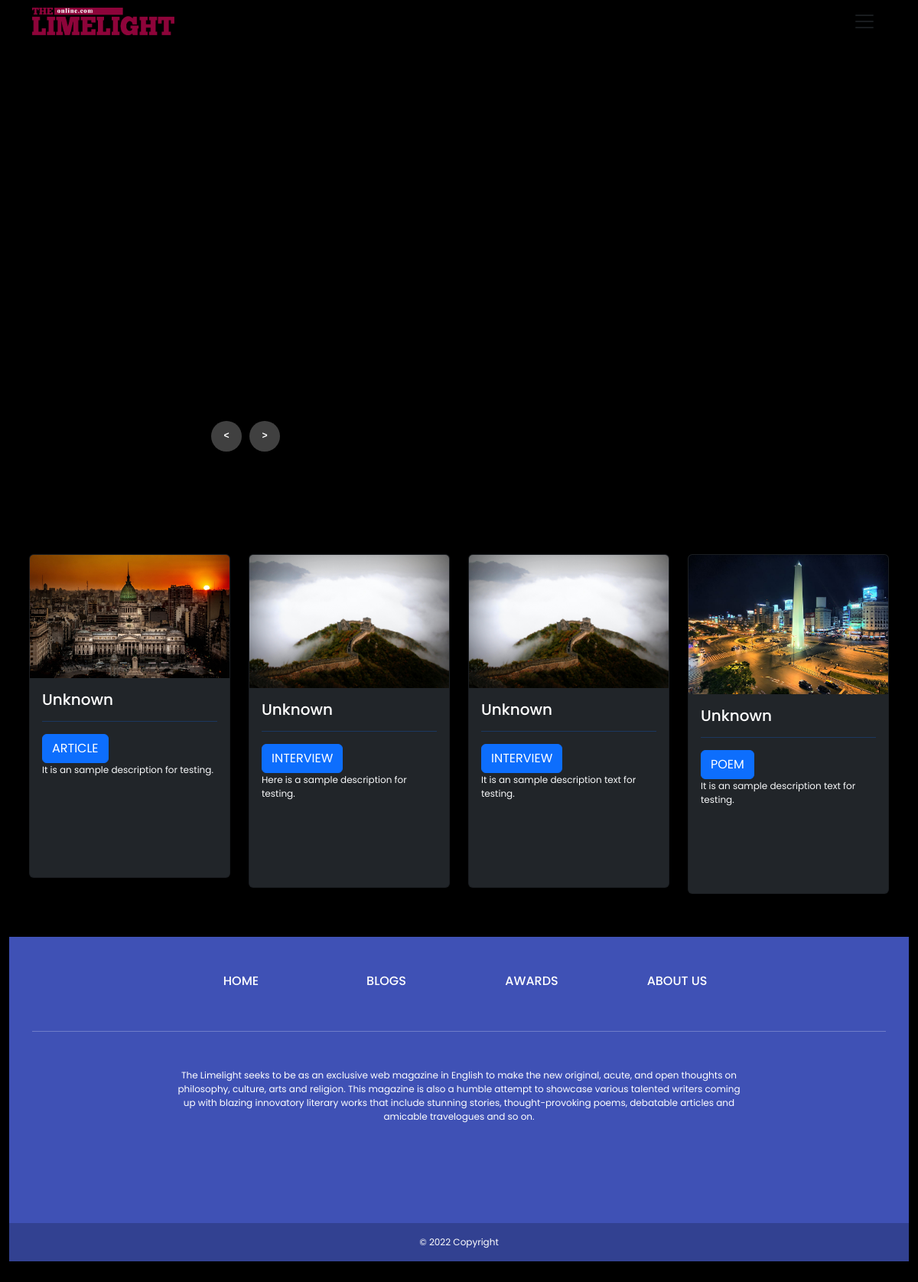
The page / on the database its author committed.
### article/models.py (models this page shows, shortened)
class Article(models.Model):
    LIVE = 1
    DELETE = 0
    DELETE_CHOICE = (
        (LIVE,'Live'),
        (DELETE,'Delete')
    )
    title = models.CharField(max_length=200)
    author = models.CharField(max_length=100)
    institution = models.CharField(max_length=300)
    description = models.TextField()
    detail = HTMLField()
    image = models.ImageField(upload_to='images/')
    priority = models.IntegerField(default=0)
    delete_choice = models.IntegerField(choices=DELETE_CHOICE, default=LIVE)
    created_at = models.DateTimeField(auto_now_add=True)
    updated_at = models.DateTimeField(auto_now=True)

### interview/models.py (models this page shows, shortened)
class Interview(models.Model):
    LIVE = 1
    DELETE = 0
    DELETE_CHOICE = (
        (LIVE,'Live'),
        (DELETE,'Delete')
    )
    title = models.CharField(max_length=200)
    author = models.CharField(max_length=100)
    institution = models.CharField(max_length=300)
    description = models.TextField()
    detail = HTMLField()
    image = models.ImageField(upload_to='images/')
    priority = models.IntegerField(default=0)
    delete_choice = models.IntegerField(choices=DELETE_CHOICE, default=LIVE)
    created_at = models.DateTimeField(auto_now_add=True)
    updated_at = models.DateTimeField(auto_now=True)

### poem/models.py (models this page shows, shortened)
class Poem(models.Model):
    LIVE = 1
    DELETE = 0
    DELETE_CHOICE = (
        (LIVE,'Live'),
        (DELETE,'Delete')
    )
    title = models.CharField(max_length=200)
    author = models.CharField(max_length=100)
    institution = models.CharField(max_length=300)
    description = models.TextField()
    detail = HTMLField()
    image = models.ImageField(upload_to='images/')
    priority = models.IntegerField(default=0)
    delete_choice = models.IntegerField(choices=DELETE_CHOICE, default=LIVE)
    created_at = models.DateTimeField(auto_now_add=True)
    updated_at = models.DateTimeField(auto_now=True)

### blog/views.py (the view)
# urls.py: path('',views.index, name='index'),
def index(request):
    featured_interviews = Interview.objects.all().order_by('-created_at')[:1]
    featured_poems = Poem.objects.all().order_by('-created_at')[:1]
    featured_articles = Article.objects.all().order_by('-created_at')[:1]
    interviews = Interview.objects.all().order_by('-created_at')[:3]
    poems = Poem.objects.all().order_by('-created_at')[:3]
    articles = Article.objects.all().order_by('-created_at')[:3]
    featured_blogs = Blog.objects.all().order_by('-created_at')[:3]
    context = {
        'featured_interviews': featured_interviews,
        'featured_poems': featured_poems,
        'featured_articles': featured_articles,
        'interviews': interviews,
        'poems': poems,
        'articles': articles,
        'featured_blogs': featured_blogs,  # Add this line to pass featured blogs to context
    }
    return render(request, 'index.html', context)

### templates/index.html
{% extends 'blank_layout.html' %}
{% load static %}
{% block header %}
{% include 'header.html' %}
{% endblock header %}
{% block banner %}
{% include 'banner.html' %}
{% endblock banner %}
{% block blog %}
{% include 'blog.html' %}
{% endblock blog%}
{% block footer %}
{% include 'footer.html' %}
{% endblock footer %}

### templates/blog.html
{% load static %}
<div class="container p-2">
  <div class="row">
    {% for article in articles %}
      <div class="col-md-3 pt-3">
        <a href="{% url 'article_detail' article.id %}" style="text-decoration: none;">
          <div class="card bg-dark">
            <img src="{{ article.image.url }}" class="card-img-top" alt="...">
            <div class="card-body" style="height:260px; overflow: hidden;">
              <h5 class="card-title text-white">{{ article.author }}</h5>
              <hr>
              <a href="{% url 'article_detail' article.id %}" class="btn btn-primary text-white">ARTICLE</a>
              <div class="card-text text-light" style="overflow: hidden; text-decoration: none;">{{ article.description|safe }}</div>
            </div>
          </div>
        </a>
      </div>
    {% endfor %}
    {% for interview in interviews %}
      <div class="col-md-3 pt-3">
        <a href="{% url 'interview_detail' interview.id %}" style="text-decoration: none;">
          <div class="card bg-dark">
            <img src="{{ interview.image.url }}" class="card-img-top" alt="...">
            <div class="card-body" style="height:260px; overflow: hidden;">
              <h5 class="card-title text-white">{{ interview.author }}</h5>
              <hr>
              <a href="{% url 'interview_detail' interview.id %}" class="btn btn-primary text-white">INTERVIEW</a>
              <div class="card-text text-light" style="overflow: hidden; text-decoration: none;">{{ interview.description|safe }}</div>
            </div>
          </div>
        </a>
      </div>
    {% endfor %}
    {% for poem in poems %}
      <div class="col-md-3 pt-3">
        <a href="{% url 'poem_detail' poem.id %}" style="text-decoration: none;">
          <div class="card bg-dark">
            <img src="{{ poem.image.url }}" class="card-img-top" alt="...">
            <div class="card-body" style="height:260px; overflow: hidden;">
              <h5 class="card-title text-white">{{ poem.author }}</h5>
              <hr>
              <a href="{% url 'poem_detail' poem.id %}" class="btn btn-primary text-white">POEM</a>
              <div class="card-text text-light" style="overflow: hidden; text-decoration: none;">{{ poem.description|safe }}</div>
            </div>
          </div>
        </a>
      </div>
    {% endfor %}
  </div>
</div>

### templates/banner.html (style rules this page uses)
body { margin: 0; background-color: #000; color: #eee; font-family: Poppins; font-size: 12px; }
a { text-decoration: none; }

### rows shown on the page
Article: image (picture), author "Unknown", description "It is an sample description for testing."
Interview: image (picture), author "Unknown", description "Here is a sample description for testing."
Interview: image (picture), author "Unknown", description "It is an sample description text for testing."
Poem: image (picture), author "Unknown", description "It is an sample description text for testing."
